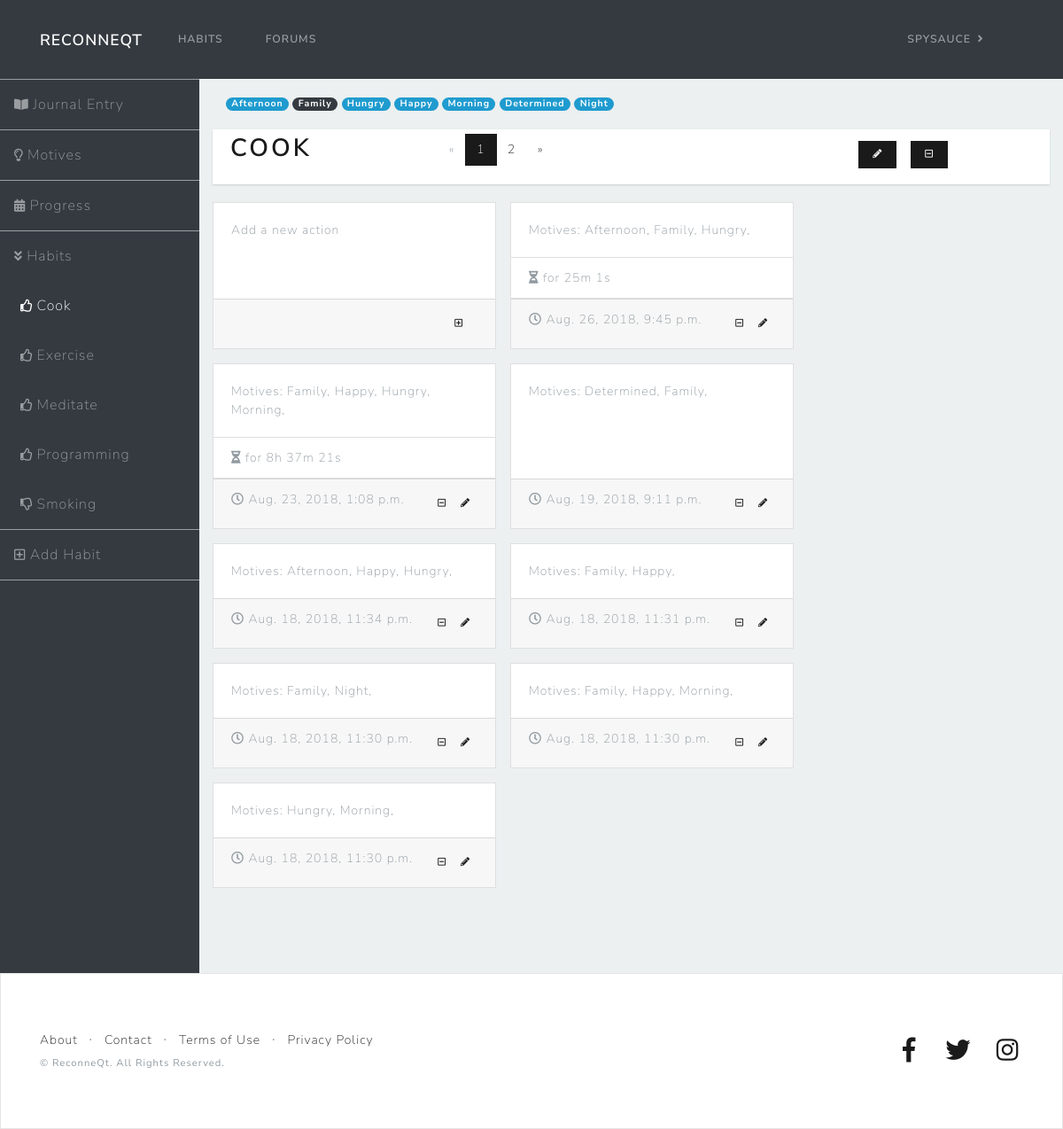
The page /reconneqt/habits/2/ (signed in) on the database its author committed.
### habits/models.py (models this page shows)
class Habit(models.Model):
    habit_name = models.CharField(max_length=30)
    good_habit = models.BooleanField(default=False)
    user = models.ForeignKey(User, on_delete=models.CASCADE)
    def __str__(self):
        return self.habit_name
    class Meta:
        ordering = ('habit_name',)

class Motive(models.Model):
    motive_name = models.CharField(max_length=100)
    user = models.ForeignKey(User, on_delete=models.CASCADE)
    def __str__(self):
        return self.motive_name
    class Meta:
        ordering = ('motive_name',)

class Action(models.Model):
    habit = models.ForeignKey('Habit', on_delete=models.CASCADE)
    entry = models.ForeignKey('JournalEntry', blank=True, null=True,  on_delete=models.CASCADE)
    motives = models.ManyToManyField('Motive')
    action_start = models.DateTimeField(blank=True, null=True, auto_now_add=False)
    action_end = models.DateTimeField(blank=True, null=True, auto_now_add=False)
    user = models.ForeignKey(User, on_delete=models.CASCADE)
    def __str__(self):
        return "{}".format(self.id)

### habits/views/habits.py (the view)
# urls.py: path('habits/<int:habit_id>/', views.habit_detail, name='habit_detail'),
@login_required
def habit_detail(request, habit_id):
    try:
        user_id = int(request.user.id)
        habit_list = Habit.objects.filter(user_id=user_id)
        habit = Habit.objects.get(pk=habit_id)
        action_list = Action.objects.filter(user_id=user_id).filter(habit=habit_id).order_by('-action_start')
        paginator = Paginator(action_list, 8) # Show 8 actions per page
        page = request.GET.get('page')
        actions = paginator.get_page(page)
        occurence = {}
        num_motives = 0
        for a in action_list:
            for m in a.motives.all():
                num_motives += 1
                if m in occurence:
                    occurence[m] += 1
                else:
                    occurence[m] = 1
        context = {
            'habit': habit,
            'habit_list': habit_list,
            'num_motives': num_motives,
            'occurence': occurence,
            'actions': actions,
            'paginator': paginator,
        }
    except Habit.DoesNotExist:
        raise Http404("Habit does not exist")
    except PageNotAnInteger:
        actions = paginator.page(1)
    except EmptyPage:
        actions = paginator.page(paginator.num_pages)
    return render(request, 'habits/habit_detail.html', context)

### habits/templatetags/habit_filters.py (called while the page is built)
@register.filter(name='get_occurence')
def get_occurence(value, total):
    percentage = (value / total) * 100
    if percentage <= 25:
        return "info"
    elif percentage > 65:
        return "warning"
    else:
        return "dark"

@register.filter(name='get_duration')
def get_duration(start, end):
    if end != None:
        total = end - start
        hours, remainder = divmod(total.total_seconds(), 3600)
        minutes, seconds = divmod(remainder, 60)
        duration = 'for '
        if int(hours) != 0:
            duration += str(int(hours)) + 'h '
        if int(minutes) != 0:
            duration += str(int(minutes)) + 'm '
        if int(seconds) != 0:
            duration += str(int(seconds)) + 's'
        return duration
    else:
        return ''

### habits/templates/habits/habit_detail.html (shortened to what this page needs)
{% extends "habits/base_habits.html" %}
{% load habit_filters %}
{% block main %}
<div id="habit-details" class="container-fluid">
  <div id="occurences" class="container-fluid">
    {% for key, value in occurence.items %}
    <span class="badge badge-pill badge-{{ value|get_occurence:num_motives }}">{{ key }}</span>
    {% endfor %}
  </div>
  <div class="row habit-menu">
    <div class="habit-title col-lg-3 col-md-3 col-sm-4">
      <h2>{{ habit }}</h2>
    </div>
    <div class="actions-pagination col-lg-6 col-md-4">
      <ul class="pagination">
        {% if actions.has_previous %}
          <li class="page-item">
            <a class="page-link" href="?page={{ actions.previous_page_number }}">&laquo;</a>
          </li>
        {% else %}
          <li class="page-item disabled">
            <a class="page-link" href="#">&laquo;</a>
          </li>
        {% endif %}
        {% for page in actions.paginator.page_range %}
          {% if actions.number == page %}
            <li class="page-item active">
              <a class="page-link" href="?page={{ page }}">{{ page }}</a>
            </li>
          {% else %}
            <li class="page-item">
              <a class="page-link" href="?page={{ page }}">{{ page }}</a>
            </li>
          {% endif %}
        {% endfor %}
        {% if actions.has_next %}
          <li class="page-item">
            <a class="page-link" href="?page={{ actions.next_page_number }}">&raquo;</a>
          </li>
        {% else %}
          <li class="page-item disabled">
            <a class="page-link" href="#">&raquo;</a>
          </li>
        {% endif %}
      </ul>
    </div>
    <div class="habit-buttons col-lg-3 col-md-5 btn-toolbar justify-content-between">
      <div class="btn-group">
        <span data-toggle="modal">
          <a id="edit-habit-button" data-form="{% url 'habit_edit' habit_id=habit.id %}" href="#" class="btn btn-primary btn-sm m-2" role="button" data-toggle="tooltip" data-target="#modal" data-placement="bottom" title="Edit {{ habit }}">
            <i class="fas fa-pencil-alt"></i>
          </a>
        </span>
        <span data-toggle="modal">
          <a data-form="{% url 'habit_delete' habit.pk %}" href="#" class="btn btn-primary btn-sm m-2" role="button" data-toggle="tooltip" data-target="#modal" data-placement="bottom" id="delete-habit-button" title="Delete {{ habit }}">
            <i class="far fa-minus-square"></i>
          </a>
        </span>
      </div>
    </div>
  </div>
  <div class="row">
    <div class="card mr-3 mb-3" style="width: 20rem;">
      <div class="card-body">
        Add a new action
      </div>
      <div class="card-footer text-muted">
        <span data-toggle="modal">
          <a id="new-action-button" data-form="{% url 'action_new' habit_id=habit.id %}" href="#" class="btn btn-sm delete-action-button pull-right" role="button" data-toggle="tooltip" data-target="#modal" data-placement="bottom" title="Add an action">
            <i class="far fa-plus-square"></i>
          </a>
        </span>
      </div>
    </div>
    {% for action in actions %}
      <div class="card mr-3 mb-3" style="width: 20rem;">
        <div class="card-body">
          Motives:
          {% for t in action.motives.all %}
          {{ t }},
          {% endfor %}
        </div>
        <ul class="list-group list-group-flush">
          {% if action.action_end %}
            <li class="list-group-item">
              <i class="fas fa-hourglass-half"></i> {{ action.action_start|get_duration:action.action_end }}
            </li>
          {% endif %}
        </ul>
        <div class="card-footer text-muted">
          <i class="far fa-clock"></i> {{ action.action_start }}
          <span data-toggle="modal">
            <a data-form="{% url 'action_edit' habit_id=habit.id pk=action.pk %}" href="#" class="edit-action-button btn btn-sm pull-right" style="padding: 0.5rem;" role="button" data-toggle="tooltip" data-target="#modal" data-placement="bottom" title="Edit {{ action|truncatewords:"4" }}">
              <i class="fas fa-pencil-alt"></i>
            </a>
          </span>
          <span data-toggle="modal">
            <a data-form="{% url 'action_delete' pk=action.pk %}" href="#" class="btn btn-sm delete-action-button pull-right" style="padding: 0.5rem;" role="button" data-toggle="tooltip" data-target="#modal" data-placement="bottom" id="delete-action-button" title="Delete {{ action|truncatewords:"4" }}">
              <i class="far fa-minus-square"></i>
            </a>
          </span>
        </div>
      </div>
    {% endfor %}
  </div>
</div>
{% endblock %}

### habits/templates/habits/base_habits.html (shortened to what this page needs)
{% extends "habits/base_template.html" %}
{% load staticfiles %}
{% block css %}
<link href="{% static 'habits/css/sb-admin.css' %}" rel="stylesheet">
<link href="{% static 'habits/css/habits.css' %}" rel="stylesheet">
{% endblock %}
{% block content %}
  {% if not user.is_anonymous %}
  <div id="wrapper">
    <ul class="sidebar navbar-nav">
      <li class="nav-item top-border bottom-border">
        <a class="nav-link" href="{% url 'journal' %}">
          <i class="fas fa-book-open"></i>
          <span>Journal Entry</span>
        </a>
      </li>
      <li class="nav-item bottom-border">
        <a class="nav-link" href="{% url 'motives' %}">
          <i class="far fa-lightbulb"></i>
          <span>Motives</span>
        </a>
      </li>
      <li class="nav-item bottom-border">
        <a class="nav-link" href="{% url 'progress' %}">
          <i class="fas fa-calendar-alt"></i>
          <span>Progress</span>
        </a>
      </li>
      <li class="nav-item">
        <a class="nav-link" href="#">
          <i class="fas fa-angle-double-down"></i>
          <span>Habits</span>
        </a>
      </li>
      {% for habit in habit_list %}
      <li class="nav-item" style="margin-left: 0.5em">
        {% if habit.good_habit %}
        <a href="{% url 'habit_detail' habit.id %}" class="nav-link">
          <i class="far fa-thumbs-up"></i>
          <span>{{ habit.habit_name }}</span>
        </a>
        {% else %}
        <a href="{% url 'habit_detail' habit.id %}" class="nav-link">
          <i class="far fa-thumbs-down"></i>
          <span>{{ habit.habit_name }}</span>
        </a>
        {% endif %}
      </li>
      {% endfor %}
      <li class="nav-item top-border bottom-border">
        <span data-toggle="modal">
          <a id="new-habit-button" class="nav-link" data-target="#modal" data-form="{% url 'habit_new' %}" href="#" data-toggle="tooltip" data-placement="right" title="Add a habit">
            <i class="far fa-plus-square"></i>
            <span>Add Habit</span>
          </a>
        </span>
      </li>
    </ul>
    <div id="content-wrapper">
      <div class="container-fluid">
          {% block main %}{% endblock %}
        </div>
      </div>
    </div>
  {% else %}
  <div id="content-wrapper">
    <div class="container-fluid">
      <p>Please login to see this page.</p>
    </div>
  </div>
  {% endif %}
{% endblock %}

### habits/templates/habits/base_template.html (shortened to what this page needs)
{% load static %}
<!doctype html>
<html lang="en">
  <head>
    <link href="{% static 'habits/css/bootstrap-lux.min.css' %}" rel="stylesheet">
    <link rel="stylesheet" href="https://use.fontawesome.com/releases/v5.2.0/css/all.css">
    <link href="{% static 'habits/css/bootstrap-datepicker3.min.css' %}" rel="stylesheet">
    <link href="{% static 'habits/css/jquery.datetimepicker.min.css' %}" rel="stylesheet">
    <link href="{% static 'habits/css/landing-page.css' %}" rel="stylesheet">
    {% block css %}{% endblock %}
  </head>
  <body>
    <nav class="navbar navbar-expand-md navbar-dark bg-dark static-top">
      <div class="container">
        <a class="navbar-brand" href="{% url 'index' %}">ReconneQt</a>
        <div class="collapse navbar-collapse" id="navbarsExampleDefault">
          <ul class="navbar-nav mr-auto">
            {% if not user.is_anonymous %}
            <li class="nav-item">
              <a class="nav-link" href="{% url 'progress' %}">Habits</a>
            </li>
            {% endif %}
            <li class="nav-item">
              <a class="nav-link" href="{% url 'forum' %}">Forums</a>
            </li>
          </ul>
          <ul class="navbar-nav">
            {% if not user.is_anonymous %}
            <li class="nav-item dropdown">
                <a class="nav-link dropdown-toggle float-right" href="http://example.com" id="userdropdown"
                data-toggle="dropdown" aria-haspopup="true" aria-expanded="false">{{ user.get_username }}</a>
            </li>
            {% else %}
            <li class="nav-item">
              <a class="nav-link" href="{% url 'login' %}?next={{request.path}}">Login</a>
            </li>
            {% endif %}
          </ul>
        </div>
      </div>
    </nav>
    {% block content %}{% endblock %}
   <footer class="footer bg-light">
     <div class="container">
       <div class="row">
         <div class="col-lg-6 h-100 text-center text-lg-left my-auto">
           <ul class="list-inline mb-2">
             <li class="list-inline-item">
               <a href="#">About</a>
             </li>
             <li class="list-inline-item">&sdot;</li>
             <li class="list-inline-item">
               <a href="#">Contact</a>
             </li>
             <li class="list-inline-item">&sdot;</li>
             <li class="list-inline-item">
               <a href="#">Terms of Use</a>
             </li>
             <li class="list-inline-item">&sdot;</li>
             <li class="list-inline-item">
               <a href="#">Privacy Policy</a>
             </li>
           </ul>
           <p class="text-muted small mb-4 mb-lg-0">&copy; ReconneQt. All Rights Reserved.</p>
         </div>
         <div class="col-lg-6 h-100 text-center text-lg-right my-auto">
           <ul class="list-inline mb-0">
             <li class="list-inline-item mr-3">
               <a href="#">
                 <i class="fab fa-facebook-f fa-2x fa-fw"></i>
               </a>
             </li>
             <li class="list-inline-item mr-3">
               <a href="#">
                 <i class="fab fa-twitter fa-2x fa-fw"></i>
               </a>
             </li>
             <li class="list-inline-item">
               <a href="#">
                 <i class="fab fa-instagram fa-2x fa-fw"></i>
               </a>
             </li>
           </ul>
         </div>
       </div>
     </div>
   </footer>
  </body>
</html>

### habits/static/habits/css/landing-page.css (style rules this page uses)
#content-wrapper { background-color: #ecf0f1; }
footer.footer { padding-top: 4rem; padding-bottom: 4rem; }

### habits/static/habits/css/sb-admin.css (style rules this page uses)
html { position: relative; min-height: 100%; }
body { height: 100%; }
#wrapper { display: -webkit-box; display: -ms-flexbox; display: flex; }
#wrapper #content-wrapper { overflow-x: hidden; width: 100%; padding-top: 1rem; padding-bottom: 80px; }
#wrapper .navbar-nav .nav-item.active .nav-link { color: #fff; }
.navbar-nav .nav-item.dropdown .dropdown-toggle::after { width: 1rem; text-align: center; float: right; vertical-align: 0; border: 0; font-weight: 900; content: '\f105'; font-family: 'Font Awesome 5 Free'; }
.sidebar { width: 90px !important; background-color: #343a40; min-height: calc(100vh - 56px); }
.sidebar .nav-item:last-child { margin-bottom: 1rem; }
.sidebar .nav-item .nav-link { text-align: center; padding: 0.75rem 1rem; width: 90px; }
.sidebar .nav-item .nav-link span { font-size: 0.65rem; display: block; }
.sidebar .nav-item .nav-link { color: rgba(255, 255, 255, 0.5); }
@media (min-width: 768px) { .sidebar { width: 225px !important; } }
@media (min-width: 768px) { .sidebar .nav-item .nav-link { display: block; width: 100%; text-align: left; padding: 1rem; width: 225px; } }
@media (min-width: 768px) { .sidebar .nav-item .nav-link span { font-size: 1rem; display: inline; } }
:root { --input-padding-x: 0.75rem; --input-padding-y: 0.75rem; }

### habits/static/habits/css/habits.css (style rules this page uses)
body { overflow-x: hidden; background: #fff; }
.bottom-border { border-bottom: 1px solid rgba(255, 255, 255, 0.5) !important; margin-right: 0; }
.top-border { border-top: 1px solid rgba(255, 255, 255, 0.5) !important; }
.pull-right { float: right !important; }
#occurences { padding: 0px; margin-bottom: 20px; }
.habit-menu { height: auto; border-width: thin; background-color: #fff; margin-bottom: 20px; box-shadow: 0 1px 2px #c9cccd; padding: 5px; }
.habit-title { width: 75%; line-height: 30px; }
.habit-buttons { width: 25%; line-height: 30px; }

### rows shown on the page
Habit: habit_name "Cook", habit_name "COOK"
Habit: habit_name "Exercise"
Habit: habit_name "Meditate"
Habit: habit_name "Programming"
Habit: habit_name "Smoking"
Motive: motive_name "Afternoon"
Motive: motive_name "Family"
Motive: motive_name "Hungry"
Motive: motive_name "Happy"
Motive: motive_name "Morning"
Motive: motive_name "Determined"
Motive: motive_name "Night"
Action: action_start|get_duration "for 25m 1s", action_start "Aug. 26, 2018, 9:45 p.m."
Action: action_start|get_duration "for 8h 37m 21s", action_start "Aug. 23, 2018, 1:08 p.m."
Action: action_start "Aug. 19, 2018, 9:11 p.m."
Action: action_start "Aug. 18, 2018, 11:34 p.m."
Action: action_start "Aug. 18, 2018, 11:31 p.m."
Action: action_start "Aug. 18, 2018, 11:30 p.m."
Action: action_start "Aug. 18, 2018, 11:30 p.m."
Action: action_start "Aug. 18, 2018, 11:30 p.m."

### other values the page prints
{{ user.get_username }} "SPYSAUCE"
{{ page }} "1"
{{ page }} "2"
